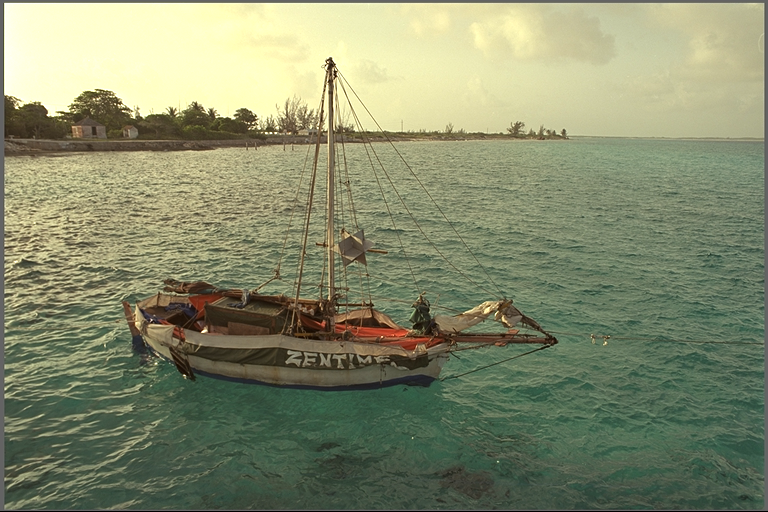
#> input picture source/01_kodim06.png, 768 x 512 px
$ jupyter execute main.ipynb
#> lines starting #> are read from the running program, lines starting #| are printed output that depends on the picture
[cell 1]
# 7111056119-02-basic RGB color transfer
import os
from pathlib import Path
import cv2
import numpy as np
import pandas as pd
import matplotlib.pyplot as plt

[cell 2]
Path("result").mkdir(exist_ok=True)
Path("coltra").mkdir(exist_ok=True) # Output file

[cell 3]
def readSourceImage(filepath:str):
#> called with filepath = 'source/01_kodim06.png'
    iim = cv2.imread(filename=filepath)
#> iim is the input picture: shape (512, 768, 3); mean B, G, R 108.8, 139.3, 133.2
    # OpenCV 預設 BGR
    iim = cv2.cvtColor(iim, cv2.COLOR_BGR2RGB)
    return iim

# https://stackoverflow.com/questions/42406338/why-cv2-imwrite-changes-the-color-of-pics
def saveImage(filepath: str, im: cv2.Mat):
    im = cv2.cvtColor(im, cv2.COLOR_RGB2BGR)
    cv2.imwrite(filepath, im)
    ()

[cell 4]
def colorChannelToStatistics(colorChannel: np.ndarray):
    uu, cc = np.unique(colorChannel, return_counts=True)
    ua = np.zeros(256, dtype=int)
    ua[uu] = cc
    aver = np.average(colorChannel)
    aver = np.around(aver, 2)
    std = np.std(colorChannel)
    std = np.around(std, 2)
    return (ua, aver, std)

def meanAndSTDToCSV(filename: str, mean, std):
    df = pd.DataFrame([mean, std], ["Mean", "STD"])
    df.to_csv("result/" + filename + "-mean-std.csv")
    ()

def hisToCSVAndPNG(filename:str, his):
    xx = np.array(his)
    df = pd.DataFrame(xx.transpose())
    df.to_csv("result/" + filename + "-his.csv")

    fig, ax = plt.subplots(3,1)
    ax[0].bar(range(256), his[0], color="red")
    ax[1].bar(range(256), his[1], color="green")
    ax[2].bar(range(256), his[2], color="blue")
    plt.savefig("result/" + filename + "_hist.png")
    ()

def doStatistics(filename: str, im: cv2.Mat):
    redHis, redAver, redStd = colorChannelToStatistics(im[:,:,0])
    greenHis, greenAver, greenStd = colorChannelToStatistics(im[:,:,1])
    blueHis, blueAver, blueStd = colorChannelToStatistics(im[:,:,2])

    meanAndSTDToCSV(filename, [redAver, greenAver, blueAver], [redStd, greenStd, blueStd])
    hisToCSVAndPNG(filename, [redHis, greenHis, blueHis])
    ()

[cell 5]
def doColorTransfer(sourceChannel: np.ndarray, targetChannel: np.ndarray):
    sHis, sMean, sStd = colorChannelToStatistics(sourceChannel)
    tHis, tMean, tStd = colorChannelToStatistics(targetChannel)

    transfer = (tStd / sStd) * (sourceChannel - sMean) + tMean
    transfer = np.clip(transfer, 0, 255)
    return (sHis, sMean, sStd, tHis, tMean, tStd, transfer)
    ()

# target 圖片化為函數
# source 圖片與函數作用後，輸出至 colortransfer directory
# 其餘 his, csv 輸出至 result directory
# 轉換公式為 pptx 第 15 頁
def doStaff(sourcefile: str, targetfile: str, colortransferfile: str):
    ss = readSourceImage("source/" + sourcefile + ".png")
    tt = readSourceImage("ttarget/" + targetfile + ".png")
#> call 2 of readSourceImage, with filepath = 'ttarget/01_kodim01.png'
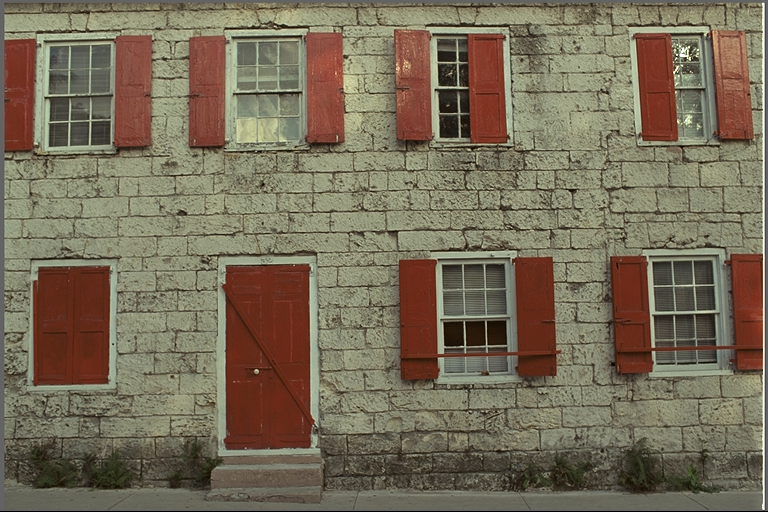
#> input picture ttarget/01_kodim01.png, 768 x 512 px
#> in readSourceImage, iim is the input picture: shape (512, 768, 3); mean B, G, R 88.4, 108.7, 119.8

    sourceHis = []
    sourceMean = []
    sourceStd = []

    targetHis = []
    targetMean = []
    targetStd = []

    transfers = np.ndarray(ss.shape, dtype=ss.dtype)
    for i in range(3):
        (sHis, sMean, sStd, tHis, tMean, tStd, transfer) \
        = doColorTransfer(ss[:,:,i], tt[:,:,i])

        sourceHis.append(sHis)
        sourceMean.append(sMean)
        sourceStd.append(sStd)

        targetHis.append(tHis)
        targetMean.append(tMean)
        targetStd.append(tStd)

        transfers[:,:,i] = transfer
        ()
#> this loop made 3 passes
#> (sMean, sStd, tMean, tStd) on passes 1 to 3: (133.2, 65.65, 119.8, 34.53), (139.3, 60.21, 108.8, 44.73), (108.8, 48.54, 88.39, 40.11)
#> pass 1, in doColorTransfer, `transfer = (tStd / sStd) * (sourceChannel - sMean) + tMean`:
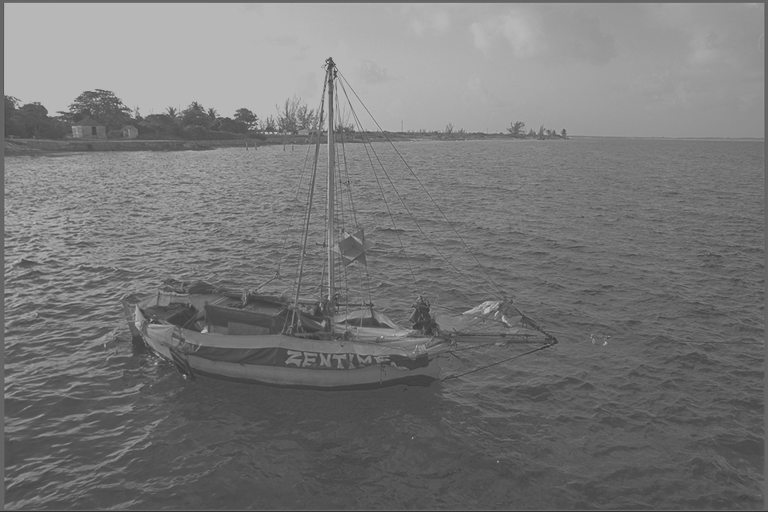
#> transfer: shape (512, 768) float64; min 49.72, max 183.8, mean 119.8
#> pass 2, in doColorTransfer (call 2), `transfer = (tStd / sStd) * (sourceChannel - sMean) + tMean`:
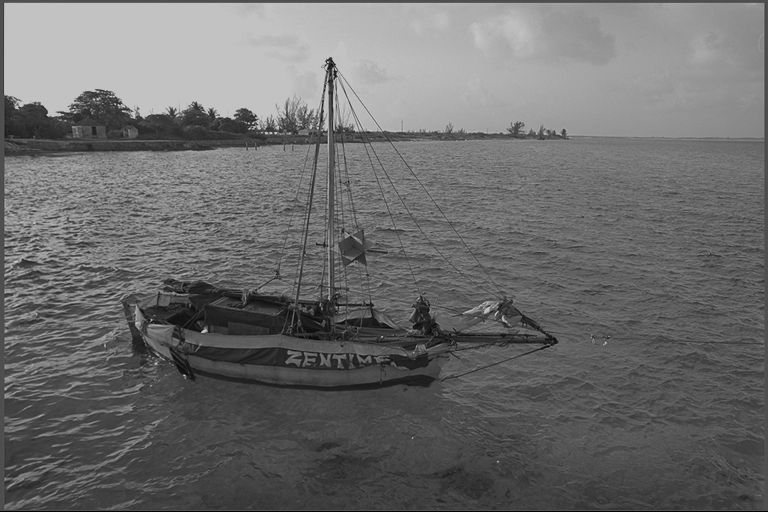
#> transfer: shape (512, 768) float64; min 5.26, max 194.7, mean 108.8
#> pass 3, in doColorTransfer (call 3), `transfer = np.clip(transfer, 0, 255)`:
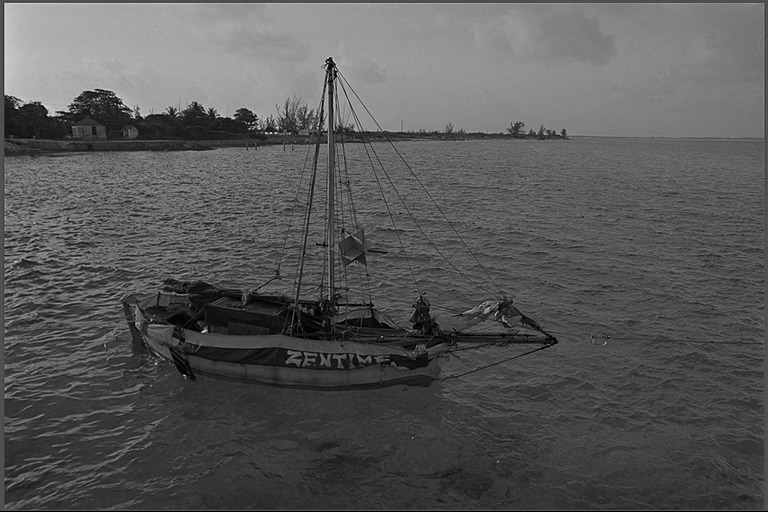
#> transfer: shape (512, 768) float64; min 0, max 209.2, mean 88.4
#> after the loop:
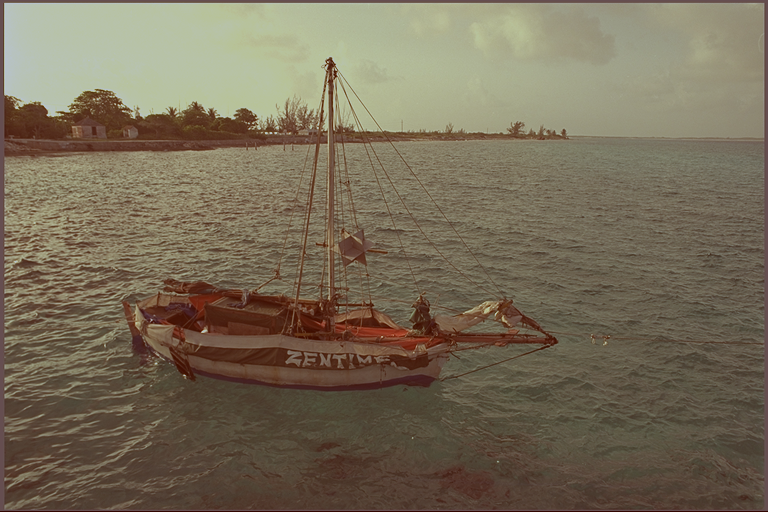
#> transfers: shape (512, 768, 3); mean R, G, B 119.2, 108.2, 87.9
#> after the loop, sourceHis = 3 items; sourceMean = [133.2, 139.3, 108.8]; sourceStd = [65.65, 60.21, 48.54]; targetHis = 3 items; targetMean = [119.8, 108.8, 88.39]; targetStd = [34.53, 44.73, 40.11]

    # [7 lines of commented-out code are left out]
    saveImage("coltra/" + colortransferfile + ".png", transfers)
    ()
